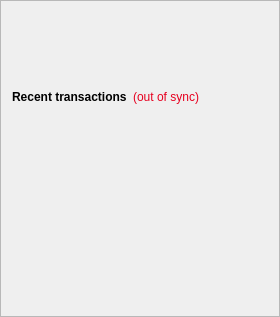
        <widget class="QFrame" name="frame_2">
         <property name="frameShape">
          <enum>QFrame::StyledPanel</enum>
         </property>
         <property name="frameShadow">
          <enum>QFrame::Raised</enum>
         </property>
         <layout class="QVBoxLayout" name="verticalLayout">
          <item>
           <spacer name="verticalSpacer_3">
            <property name="orientation">
             <enum>Qt::Vertical</enum>
            </property>
            <property name="sizeType">
             <enum>QSizePolicy::Fixed</enum>
            </property>
            <property name="sizeHint" stdset="0">
             <size>
              <width>20</width>
              <height>75</height>
             </size>
            </property>
           </spacer>
          </item>
          <item>
           <layout class="QHBoxLayout" name="horizontalLayout_2">
            <item>
             <widget class="QLabel" name="label_4">
              <property name="font">
               <font>
                <weight>75</weight>
                <bold>true</bold>
               </font>
              </property>
              <property name="text">
               <string>Recent transactions</string>
              </property>
             </widget>
            </item>
            <item>
             <widget class="QLabel" name="labelTransactionsStatus">
              <property name="cursor">
               <cursorShape>WhatsThisCursor</cursorShape>
              </property>
              <property name="toolTip">
               <string>The displayed information may be out of date. Your wallet automatically synchronizes with the CryptradeCoin network after a connection is established, but this process has not completed yet.</string>
              </property>
              <property name="styleSheet">
               <string notr="true">QLabel { color: #E6001F; }</string>
              </property>
              <property name="text">
               <string notr="true">(out of sync)</string>
              </property>
              <property name="alignment">
               <set>Qt::AlignRight|Qt::AlignTrailing|Qt::AlignVCenter</set>
              </property>
             </widget>
            </item>
            <item>
             <spacer name="horizontalSpacer">
              <property name="orientation">
               <enum>Qt::Horizontal</enum>
              </property>
              <property name="sizeHint" stdset="0">
               <size>
                <width>40</width>
                <height>20</height>
               </size>
              </property>
             </spacer>
            </item>
           </layout>
          </item>
          <item>
           <widget class="QListView" name="listTransactions">
            <property name="styleSheet">
             <string notr="true">QListView { background: transparent; color:#e0e0e0; }</string>
            </property>
            <property name="frameShape">
             <enum>QFrame::NoFrame</enum>
            </property>
            <property name="verticalScrollBarPolicy">
             <enum>Qt::ScrollBarAlwaysOff</enum>
            </property>
            <property name="horizontalScrollBarPolicy">
             <enum>Qt::ScrollBarAlwaysOff</enum>
            </property>
            <property name="selectionMode">
             <enum>QAbstractItemView::NoSelection</enum>
            </property>
           </widget>
          </item>
         </layout>
        </widget>
